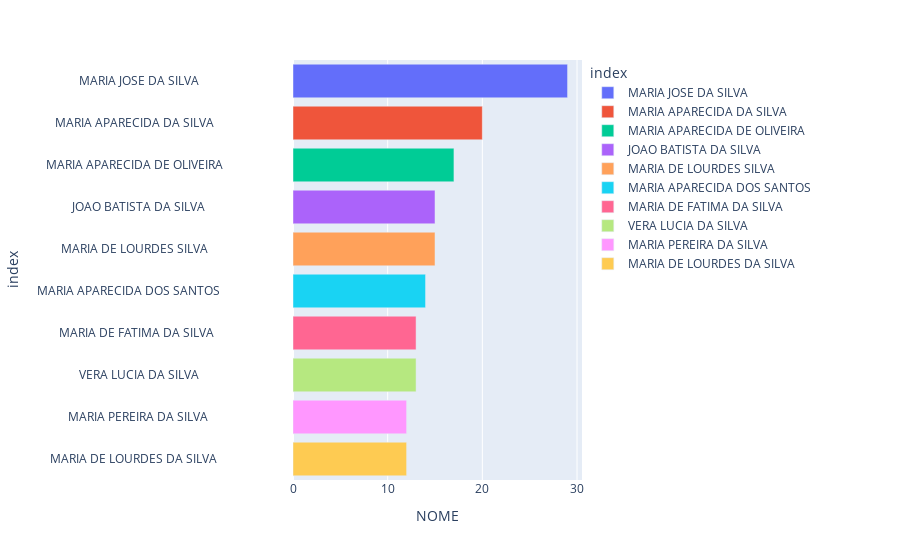

The code cell stored with this chart in its notebook:
### Code cell
fig = px.bar(homonimos, x='NOME', color=homonimos.index).show()

### Figure 1 — Plotly figure (JSON) as saved in the notebook; plotly's stock layout.template omitted (floating-point values rounded to 4 significant figures)
{"data": [{"alignmentgroup": "True", "hovertemplate": "index=%{y}<br>NOME=%{x}<extra></extra>", "legendgroup": "MARIA JOSE DA SILVA                               ", "marker": {"color": "#636efa"}, "name": "MARIA JOSE DA SILVA                               ", "offsetgroup": "MARIA JOSE DA SILVA                               ", "orientation": "h", "showlegend": true, "textposition": "auto", "type": "bar", "x": [29], "xaxis": "x", "y": ["MARIA JOSE DA SILVA                               "], "yaxis": "y"}, {"alignmentgroup": "True", "hovertemplate": "index=%{y}<br>NOME=%{x}<extra></extra>", "legendgroup": "MARIA APARECIDA DA SILVA                          ", "marker": {"color": "#EF553B"}, "name": "MARIA APARECIDA DA SILVA                          ", "offsetgroup": "MARIA APARECIDA DA SILVA                          ", "orientation": "h", "showlegend": true, "textposition": "auto", "type": "bar", "x": [20], "xaxis": "x", "y": ["MARIA APARECIDA DA SILVA                          "], "yaxis": "y"}, {"alignmentgroup": "True", "hovertemplate": "index=%{y}<br>NOME=%{x}<extra></extra>", "legendgroup": "MARIA APARECIDA DE OLIVEIRA                       ", "marker": {"color": "#00cc96"}, "name": "MARIA APARECIDA DE OLIVEIRA                       ", "offsetgroup": "MARIA APARECIDA DE OLIVEIRA                       ", "orientation": "h", "showlegend": true, "textposition": "auto", "type": "bar", "x": [17], "xaxis": "x", "y": ["MARIA APARECIDA DE OLIVEIRA                       "], "yaxis": "y"}, {"alignmentgroup": "True", "hovertemplate": "index=%{y}<br>NOME=%{x}<extra></extra>", "legendgroup": "JOAO BATISTA DA SILVA                             ", "marker": {"color": "#ab63fa"}, "name": "JOAO BATISTA DA SILVA                             ", "offsetgroup": "JOAO BATISTA DA SILVA                             ", "orientation": "h", "showlegend": true, "textposition": "auto", "type": "bar", "x": [15], "xaxis": "x", "y": ["JOAO BATISTA DA SILVA                             "], "yaxis": "y"}, {"alignmentgroup": "True", "hovertemplate": "index=%{y}<br>NOME=%{x}<extra></extra>", "legendgroup": "MARIA DE LOURDES SILVA                            ", "marker": {"color": "#FFA15A"}, "name": "MARIA DE LOURDES SILVA                            ", "offsetgroup": "MARIA DE LOURDES SILVA                            ", "orientation": "h", "showlegend": true, "textposition": "auto", "type": "bar", "x": [15], "xaxis": "x", "y": ["MARIA DE LOURDES SILVA                            "], "yaxis": "y"}, {"alignmentgroup": "True", "hovertemplate": "index=%{y}<br>NOME=%{x}<extra></extra>", "legendgroup": "MARIA APARECIDA DOS SANTOS                        ", "marker": {"color": "#19d3f3"}, "name": "MARIA APARECIDA DOS SANTOS                        ", "offsetgroup": "MARIA APARECIDA DOS SANTOS                        ", "orientation": "h", "showlegend": true, "textposition": "auto", "type": "bar", "x": [14], "xaxis": "x", "y": ["MARIA APARECIDA DOS SANTOS                        "], "yaxis": "y"}, {"alignmentgroup": "True", "hovertemplate": "index=%{y}<br>NOME=%{x}<extra></extra>", "legendgroup": "MARIA DE FATIMA DA SILVA                          ", "marker": {"color": "#FF6692"}, "name": "MARIA DE FATIMA DA SILVA                          ", "offsetgroup": "MARIA DE FATIMA DA SILVA                          ", "orientation": "h", "showlegend": true, "textposition": "auto", "type": "bar", "x": [13], "xaxis": "x", "y": ["MARIA DE FATIMA DA SILVA                          "], "yaxis": "y"}, {"alignmentgroup": "True", "hovertemplate": "index=%{y}<br>NOME=%{x}<extra></extra>", "legendgroup": "VERA LUCIA DA SILVA                               ", "marker": {"color": "#B6E880"}, "name": "VERA LUCIA DA SILVA                               ", "offsetgroup": "VERA LUCIA DA SILVA                               ", "orientation": "h", "showlegend": true, "textposition": "auto", "type": "bar", "x": [13], "xaxis": "x", "y": ["VERA LUCIA DA SILVA                               "], "yaxis": "y"}, {"alignmentgroup": "True", "hovertemplate": "index=%{y}<br>NOME=%{x}<extra></extra>", "legendgroup": "MARIA PEREIRA DA SILVA                            ", "marker": {"color": "#FF97FF"}, "name": "MARIA PEREIRA DA SILVA                            ", "offsetgroup": "MARIA PEREIRA DA SILVA                            ", "orientation": "h", "showlegend": true, "textposition": "auto", "type": "bar", "x": [12], "xaxis": "x", "y": ["MARIA PEREIRA DA SILVA                            "], "yaxis": "y"}, {"alignmentgroup": "True", "hovertemplate": "index=%{y}<br>NOME=%{x}<extra></extra>", "legendgroup": "MARIA DE LOURDES DA SILVA                         ", "marker": {"color": "#FECB52"}, "name": "MARIA DE LOURDES DA SILVA                         ", "offsetgroup": "MARIA DE LOURDES DA SILVA                         ", "orientation": "h", "showlegend": true, "textposition": "auto", "type": "bar", "x": [12], "xaxis": "x", "y": ["MARIA DE LOURDES DA SILVA                         "], "yaxis": "y"}], "layout": {"barmode": "relative", "legend": {"title": {"text": "index"}, "tracegroupgap": 0}, "margin": {"t": 60}, "xaxis": {"anchor": "y", "domain": [0, 1], "title": {"text": "NOME"}}, "yaxis": {"anchor": "x", "categoryarray": ["MARIA DE LOURDES DA SILVA                         ", "MARIA PEREIRA DA SILVA                            ", "VERA LUCIA DA SILVA                               ", "MARIA DE FATIMA DA SILVA                          ", "MARIA APARECIDA DOS SANTOS                        ", "MARIA DE LOURDES SILVA                            ", "JOAO BATISTA DA SILVA                             ", "MARIA APARECIDA DE OLIVEIRA                       ", "MARIA APARECIDA DA SILVA                          ", "MARIA JOSE DA SILVA                               "], "categoryorder": "array", "domain": [0, 1], "title": {"text": "index"}}}}
